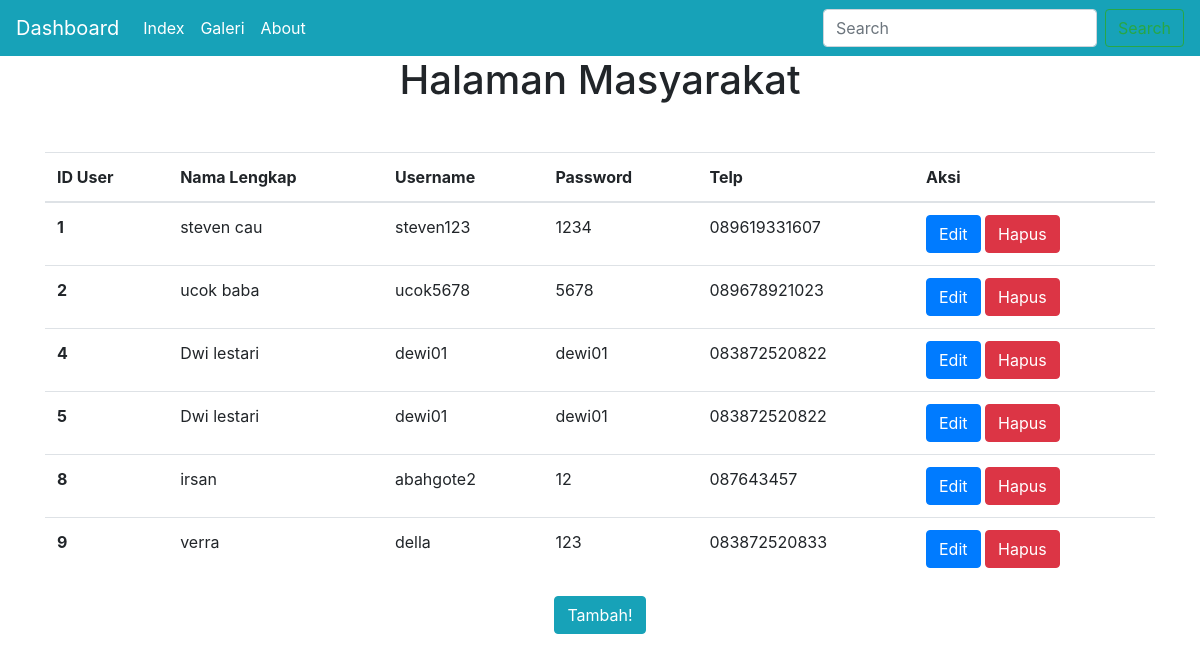
Screenshot of /masyarakat.php with the database file from the repository.
### tables this page shows
CREATE TABLE `masyarakat` (
  `id_user` int(11) NOT NULL,
  `nama_lengkap` varchar(50) NOT NULL,
  `username` varchar(30) NOT NULL,
  `password` varchar(60) NOT NULL,
  `telp` varchar(15) NOT NULL
);

### db.php (called while the page is built, shortened)
<?php
class Database {
    private $host = 'localhost';
    private $user = 'root';
    private $pass = '';
    private $db   = 'lelang';
    public function connect()
    {
        $this->koneksi = mysqli_connect($this->host, $this->user, $this->pass, $this->db);
        return $this->koneksi;
    }
    public function getAll($table)
    {
        $koneksi = $this->connect();
        $query = mysqli_query($koneksi, "SELECT * FROM {$table}");
        $result = [];
        while ( $row = mysqli_fetch_array($query, MYSQLI_ASSOC) ) {
            $result[] = $row;
        }
        return $result;
    }
}

### masyarakat.php (the view, shortened to what this page needs)
<!DOCTYPE html>
<html>
    <head>
        <link rel="stylesheet" href="bootstrap-4.3.1-dist/css/bootstrap.css">
    </head>
    <body>
    <nav class="navbar navbar-expand-lg navbar-dark bg-info">
            <a class="navbar-brand" href="dashboard.php">Dashboard</a>
            <div class="collapse navbar-collapse" id="navbarSupportedContent">
                <ul class="navbar-nav mr-auto">
                    <li class="nav-item active">
                        <a class="nav-link" href="index.php">Index <span class="sr-only">(current)</span></a>
                    </li>
                    <li class="nav-item active">
                        <a class="nav-link" href="galeri.php">Galeri<span class="sr-only">(current)</span></a>
                    </li>
                    <li class="nav-item active">
                        <a class="nav-link" href="about.php">About<span class="sr-only">(current)</span></a>
                    </li>
                </ul>
                <form class="form-inline my-2 my-lg-0">
                    <input class="form-control mr-sm-2" type="search" placeholder="Search" aria-label="Search">
                    <button class="btn btn-outline-success my-2 my-sm-0" type="submit">Search</button>
                </form>
            </div>
        </nav>
    <center><h1>Halaman Masyarakat</h1></center>
        <?php
        include "db.php";
        $db = new Database();
        $data = $db->getAll('masyarakat');
        ?>
        <div class="container mt-5">
        <table class="table">
            <thead>
                <tr>
                    <th scope="col">ID User</th>
                    <th scope="col">Nama Lengkap</th>
                    <th scope="col">Username</th>
                    <th scope="col">Password</th>
                    <th scope="col">Telp</th>
                    <th>Aksi</th>
                </tr>
            </thead>
            <tbody>
                <?php foreach($data as $d): ?>
                    <tr>
                        <th scope="row"><?php echo $d['id_user'];?></th>
                        <td><?php echo $d['nama_lengkap'];?></td>
                        <td><?php echo $d['username'];?></td>
                        <td><?php echo $d['password'];?></td>
                        <td><?php echo $d['telp'];?></td>
                        <td>
                            <a href="form_ubah_masyarakat.php?id=<?php echo $d['id_user']; ?>" class="btn btn-primary">Edit</a>
                            <a href="proses_hapus_masyarakat.php?id=<?php echo $d['id_user']; ?>"
                            class="btn btn-danger" onclick="return confirm('Apakah anda yakin akan menghapus data ini?')">Hapus</a>
                        </td>
                    </tr>
<?php endforeach; ?>
  </tbody>
</table>
        </div>
      <center><a href="form_tambah_masyarakat.php" class="btn btn-info">Tambah!</a></center>
</body>
</html>

### rows the page displays
masyarakat: id_user "1", nama_lengkap "steven cau", username "steven123", password "1234", telp "089619331607"
masyarakat: id_user "2", nama_lengkap "ucok baba", username "ucok5678", password "5678", telp "089678921023"
masyarakat: id_user "4", nama_lengkap "Dwi lestari", username "dewi01", password "dewi01", telp "083872520822"
masyarakat: id_user "5", nama_lengkap "Dwi lestari", username "dewi01", password "dewi01", telp "083872520822"
masyarakat: id_user "8", nama_lengkap "irsan", username "abahgote2", password "12", telp "087643457"
masyarakat: id_user "9", nama_lengkap "verra", username "della", password "123", telp "083872520833"
